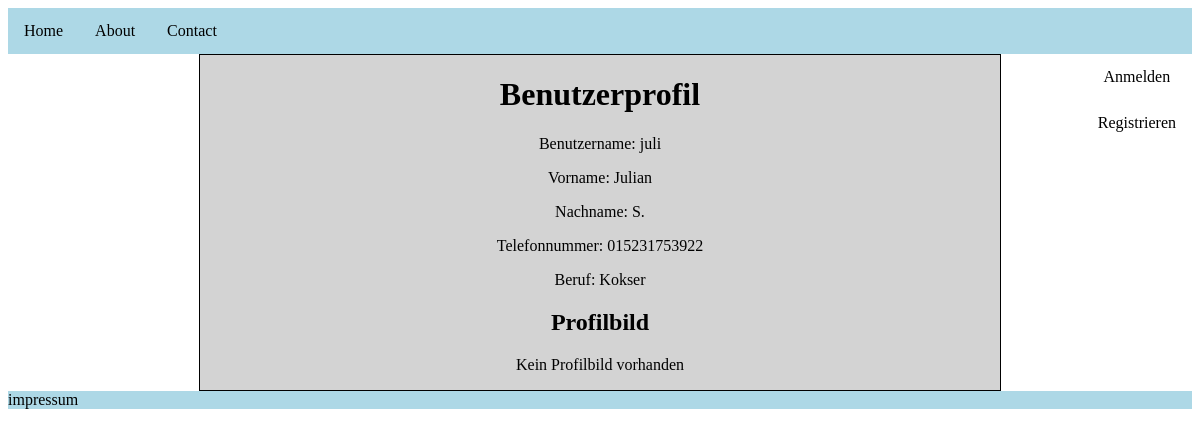
Screenshot of /users/juli/profile/ with the database file from the repository.
### users/models.py (models this page shows)
class Profile(models.Model):
    user = models.OneToOneField(User, on_delete=models.CASCADE, validators=[validate_email_address])
    first_name = models.CharField(max_length=50)
    last_name = models.CharField(max_length=50)
    phone = models.CharField(max_length=20)
    profession = models.CharField(max_length=100)
    profile_picture = models.ImageField(upload_to='profile_pictures', blank=True)

### users/views.py (the view)
# urls.py: path('<str:username>/profile/', views.profile_view, name='profile'),
def profile_view(request, username):
    try:
        user = User.objects.get(username=username)
        profile = Profile.objects.get(user=user)
    except User.DoesNotExist:
        return render(request, 'user_does_not_exist.html')
    except Profile.DoesNotExist:
        return render(request, 'profile_does_not_exist.html')
    context = {'profile': profile}
    return render(request, 'profile.html', context)

### templates/profile.html
{% extends 'base.html' %}
{% block content %}
    <h1>Benutzerprofil</h1>
    <p>Benutzername: {{ profile.user.username }}</p>
    <p>Vorname: {{ profile.first_name }}</p>
    <p>Nachname: {{ profile.last_name }}</p>
    <p>Telefonnummer: {{ profile.phone }}</p>
    <p>Beruf: {{ profile.profession }}</p>
    <h2>Profilbild</h2>
    {% if profile.profile_picture %}
        <img src="{{ profile.profile_picture.url }}" alt="Profilbild">
    {% else %}
        <p>Kein Profilbild vorhanden</p>
    {% endif %}
{% endblock %}

### rows the page displays
Profile: user.username "juli", first_name "Julian", last_name "S.", phone "015231753922", profession "Kokser"
